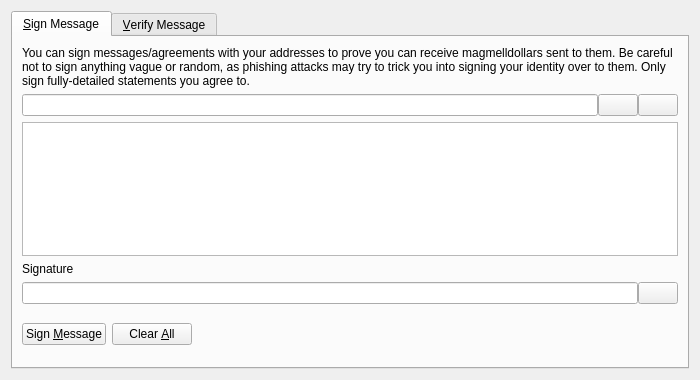
<?xml version="1.0" encoding="UTF-8"?>
<ui version="4.0">
 <class>SignVerifyMessageDialog</class>
 <widget class="QDialog" name="SignVerifyMessageDialog">
  <property name="geometry">
   <rect>
    <x>0</x>
    <y>0</y>
    <width>700</width>
    <height>380</height>
   </rect>
  </property>
  <property name="windowTitle">
   <string>Signatures - Sign / Verify a Message</string>
  </property>
  <property name="modal">
   <bool>true</bool>
  </property>
  <layout class="QVBoxLayout" name="verticalLayout">
   <item>
    <widget class="QTabWidget" name="tabWidget">
     <property name="currentIndex">
      <number>0</number>
     </property>
     <widget class="QWidget" name="tabSignMessage">
      <attribute name="title">
       <string>&amp;Sign Message</string>
      </attribute>
      <layout class="QVBoxLayout" name="verticalLayout_SM">
       <item>
        <widget class="QLabel" name="infoLabel_SM">
         <property name="text">
          <string>You can sign messages/agreements with your addresses to prove you can receive magmelldollars sent to them. Be careful not to sign anything vague or random, as phishing attacks may try to trick you into signing your identity over to them. Only sign fully-detailed statements you agree to.</string>
         </property>
         <property name="textFormat">
          <enum>Qt::PlainText</enum>
         </property>
         <property name="wordWrap">
          <bool>true</bool>
         </property>
        </widget>
       </item>
       <item>
        <layout class="QHBoxLayout" name="horizontalLayout_1_SM">
         <property name="spacing">
          <number>0</number>
         </property>
         <item>
          <widget class="QValidatedLineEdit" name="addressIn_SM">
           <property name="toolTip">
            <string>The Magmelldollar address to sign the message with</string>
           </property>
          </widget>
         </item>
         <item>
          <widget class="QPushButton" name="addressBookButton_SM">
           <property name="toolTip">
            <string>Choose previously used address</string>
           </property>
           <property name="text">
            <string/>
           </property>
           <property name="icon">
            <iconset resource="../magmelldollar.qrc">
             <normaloff>:/icons/address-book</normaloff>:/icons/address-book</iconset>
           </property>
           <property name="shortcut">
            <string>Alt+A</string>
           </property>
           <property name="autoDefault">
            <bool>false</bool>
           </property>
          </widget>
         </item>
         <item>
          <widget class="QPushButton" name="pasteButton_SM">
           <property name="toolTip">
            <string>Paste address from clipboard</string>
           </property>
           <property name="text">
            <string/>
           </property>
           <property name="icon">
            <iconset resource="../magmelldollar.qrc">
             <normaloff>:/icons/editpaste</normaloff>:/icons/editpaste</iconset>
           </property>
           <property name="shortcut">
            <string>Alt+P</string>
           </property>
           <property name="autoDefault">
            <bool>false</bool>
           </property>
          </widget>
         </item>
        </layout>
       </item>
       <item>
        <widget class="QPlainTextEdit" name="messageIn_SM">
         <property name="toolTip">
          <string>Enter the message you want to sign here</string>
         </property>
        </widget>
       </item>
       <item>
        <widget class="QLabel" name="signatureLabel_SM">
         <property name="text">
          <string>Signature</string>
         </property>
         <property name="textFormat">
          <enum>Qt::PlainText</enum>
         </property>
        </widget>
       </item>
       <item>
        <layout class="QHBoxLayout" name="horizontalLayout_2_SM">
         <property name="spacing">
          <number>0</number>
         </property>
         <item>
          <widget class="QLineEdit" name="signatureOut_SM">
           <property name="font">
            <font>
             <italic>true</italic>
            </font>
           </property>
           <property name="readOnly">
            <bool>true</bool>
           </property>
          </widget>
         </item>
         <item>
          <widget class="QPushButton" name="copySignatureButton_SM">
           <property name="toolTip">
            <string>Copy the current signature to the system clipboard</string>
           </property>
           <property name="text">
            <string/>
           </property>
           <property name="icon">
            <iconset resource="../magmelldollar.qrc">
             <normaloff>:/icons/editcopy</normaloff>:/icons/editcopy</iconset>
           </property>
           <property name="autoDefault">
            <bool>false</bool>
           </property>
          </widget>
         </item>
        </layout>
       </item>
       <item>
        <layout class="QHBoxLayout" name="horizontalLayout_3_SM">
         <item>
          <widget class="QPushButton" name="signMessageButton_SM">
           <property name="toolTip">
            <string>Sign the message to prove you own this Magmelldollar address</string>
           </property>
           <property name="text">
            <string>Sign &amp;Message</string>
           </property>
           <property name="icon">
            <iconset resource="../magmelldollar.qrc">
             <normaloff>:/icons/edit</normaloff>:/icons/edit</iconset>
           </property>
           <property name="autoDefault">
            <bool>false</bool>
           </property>
          </widget>
         </item>
         <item>
          <widget class="QPushButton" name="clearButton_SM">
           <property name="toolTip">
            <string>Reset all sign message fields</string>
           </property>
           <property name="text">
            <string>Clear &amp;All</string>
           </property>
           <property name="icon">
            <iconset resource="../magmelldollar.qrc">
             <normaloff>:/icons/remove</normaloff>:/icons/remove</iconset>
           </property>
           <property name="autoDefault">
            <bool>false</bool>
           </property>
          </widget>
         </item>
         <item>
          <spacer name="horizontalSpacer_1_SM">
           <property name="orientation">
            <enum>Qt::Horizontal</enum>
           </property>
           <property name="sizeHint" stdset="0">
            <size>
             <width>40</width>
             <height>48</height>
            </size>
           </property>
          </spacer>
         </item>
         <item>
          <widget class="QLabel" name="statusLabel_SM">
           <property name="font">
            <font>
             <weight>75</weight>
             <bold>true</bold>
            </font>
           </property>
           <property name="text">
            <string/>
           </property>
           <property name="wordWrap">
            <bool>true</bool>
           </property>
          </widget>
         </item>
         <item>
          <spacer name="horizontalSpacer_2_SM">
           <property name="orientation">
            <enum>Qt::Horizontal</enum>
           </property>
           <property name="sizeHint" stdset="0">
            <size>
             <width>40</width>
             <height>48</height>
            </size>
           </property>
          </spacer>
         </item>
        </layout>
       </item>
      </layout>
     </widget>
     <widget class="QWidget" name="tabVerifyMessage">
      <attribute name="title">
       <string>&amp;Verify Message</string>
      </attribute>
      <layout class="QVBoxLayout" name="verticalLayout_VM">
       <item>
        <widget class="QLabel" name="infoLabel_VM">
         <property name="text">
          <string>Enter the receiver's address, message (ensure you copy line breaks, spaces, tabs, etc. exactly) and signature below to verify the message. Be careful not to read more into the signature than what is in the signed message itself, to avoid being tricked by a man-in-the-middle attack. Note that this only proves the signing party receives with the address, it cannot prove sendership of any transaction!</string>
         </property>
         <property name="textFormat">
          <enum>Qt::PlainText</enum>
         </property>
         <property name="alignment">
          <set>Qt::AlignLeading|Qt::AlignLeft|Qt::AlignTop</set>
         </property>
         <property name="wordWrap">
          <bool>true</bool>
         </property>
        </widget>
       </item>
       <item>
        <layout class="QHBoxLayout" name="horizontalLayout_1_VM">
         <property name="spacing">
          <number>0</number>
         </property>
         <item>
          <widget class="QValidatedLineEdit" name="addressIn_VM">
           <property name="toolTip">
            <string>The Magmelldollar address the message was signed with</string>
           </property>
          </widget>
         </item>
         <item>
          <widget class="QPushButton" name="addressBookButton_VM">
           <property name="toolTip">
            <string>Choose previously used address</string>
           </property>
           <property name="text">
            <string/>
           </property>
           <property name="icon">
            <iconset resource="../magmelldollar.qrc">
             <normaloff>:/icons/address-book</normaloff>:/icons/address-book</iconset>
           </property>
           <property name="shortcut">
            <string>Alt+A</string>
           </property>
           <property name="autoDefault">
            <bool>false</bool>
           </property>
          </widget>
         </item>
        </layout>
       </item>
       <item>
        <widget class="QPlainTextEdit" name="messageIn_VM"/>
       </item>
       <item>
        <widget class="QValidatedLineEdit" name="signatureIn_VM"/>
       </item>
       <item>
        <layout class="QHBoxLayout" name="horizontalLayout_2_VM">
         <item>
          <widget class="QPushButton" name="verifyMessageButton_VM">
           <property name="toolTip">
            <string>Verify the message to ensure it was signed with the specified Magmelldollar address</string>
           </property>
           <property name="text">
            <string>Verify &amp;Message</string>
           </property>
           <property name="icon">
            <iconset resource="../magmelldollar.qrc">
             <normaloff>:/icons/transaction_0</normaloff>:/icons/transaction_0</iconset>
           </property>
           <property name="autoDefault">
            <bool>false</bool>
           </property>
          </widget>
         </item>
         <item>
          <widget class="QPushButton" name="clearButton_VM">
           <property name="toolTip">
            <string>Reset all verify message fields</string>
           </property>
           <property name="text">
            <string>Clear &amp;All</string>
           </property>
           <property name="icon">
            <iconset resource="../magmelldollar.qrc">
             <normaloff>:/icons/remove</normaloff>:/icons/remove</iconset>
           </property>
           <property name="autoDefault">
            <bool>false</bool>
           </property>
          </widget>
         </item>
         <item>
          <spacer name="horizontalSpacer_1_VM">
           <property name="orientation">
            <enum>Qt::Horizontal</enum>
           </property>
           <property name="sizeHint" stdset="0">
            <size>
             <width>40</width>
             <height>48</height>
            </size>
           </property>
          </spacer>
         </item>
         <item>
          <widget class="QLabel" name="statusLabel_VM">
           <property name="font">
            <font>
             <weight>75</weight>
             <bold>true</bold>
            </font>
           </property>
           <property name="text">
            <string/>
           </property>
           <property name="wordWrap">
            <bool>true</bool>
           </property>
          </widget>
         </item>
         <item>
          <spacer name="horizontalSpacer_2_VM">
           <property name="orientation">
            <enum>Qt::Horizontal</enum>
           </property>
           <property name="sizeHint" stdset="0">
            <size>
             <width>40</width>
             <height>48</height>
            </size>
           </property>
          </spacer>
         </item>
        </layout>
       </item>
      </layout>
     </widget>
    </widget>
   </item>
  </layout>
 </widget>
 <customwidgets>
  <customwidget>
   <class>QValidatedLineEdit</class>
   <extends>QLineEdit</extends>
   <header>qvalidatedlineedit.h</header>
  </customwidget>
 </customwidgets>
 <resources>
  <include location="../magmelldollar.qrc"/>
 </resources>
 <connections/>
</ui>
